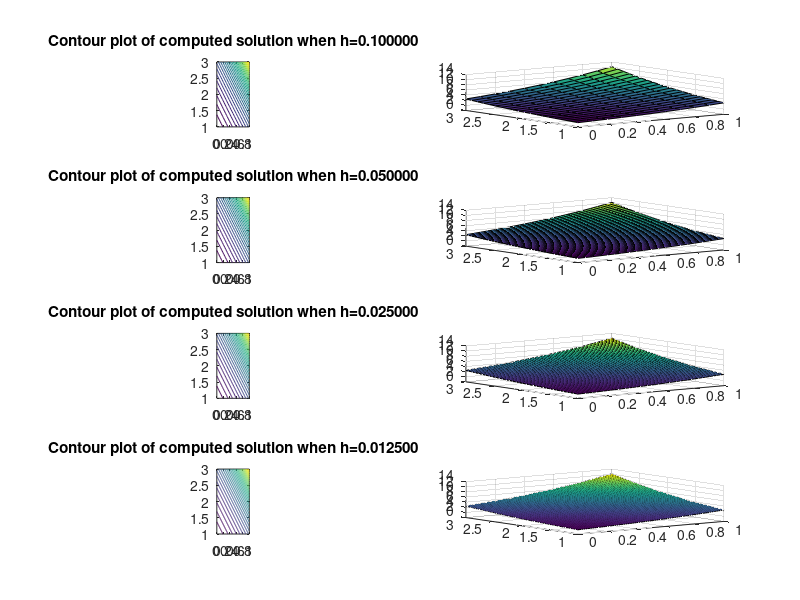
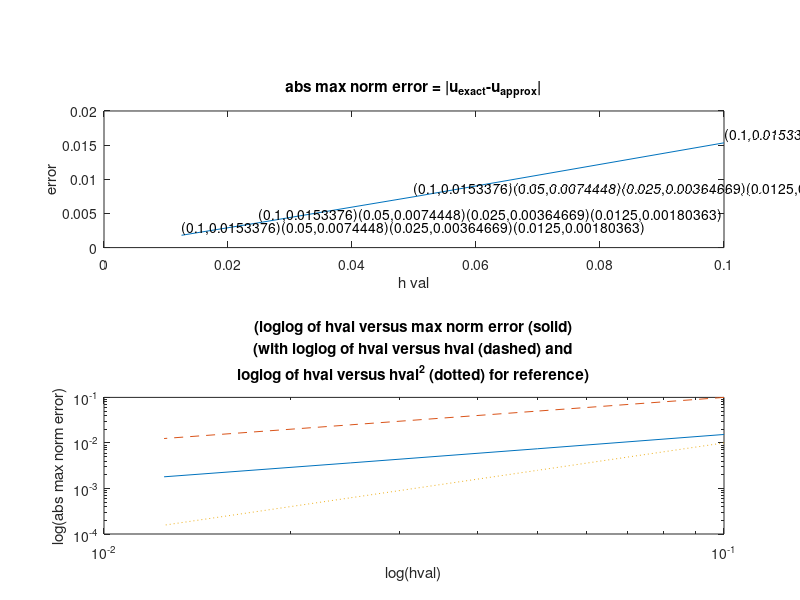

These figures' MATLAB source, in order:
N=[9; 19; 39; 79]
H=2; W=1;
err=zeros(length(N),1);

for i=1:length(N)
    h = 1/(N(i)+1);
    x = linspace(0,W,(W*N(i))+2);   % grid points x including boundaries
    y = linspace(0,H,(H*N(i))+2);   % grid points y including boundaries

    y = y + 1;


    [X,Y] = meshgrid(x,y);      % 2d arrays of x,y values
    X = X';                     % transpose so that X(i,j),Y(i,j) are
    Y = Y';                     % coordinates of (i,j) point

    Iint = 2:(W*N(i)+1);              % indices of interior points in x
    Jint = 2:(H*N(i)+1);              % indices of interior points in y
    Xint = X(Iint,Jint);       % interior points
    Yint = Y(Iint,Jint);

    f = @(x,y) 1.25*exp(x+y/2);         % f(x,y) function

    rhs = f(Xint,Yint);        % evaluate f at interior points for right hand side
                               % rhs is modified below for boundary conditions.

    utrue = exp(X+Y/2);        % true solution for test problem

    % set boundary conditions around edges of usoln array:

    usoln = utrue;              % use true solution for this test problem
                                % This sets full array, but only boundary values
                                % are used below.  For a problem where utrue
                                % is not known, would have to set each edge of
                                % usoln to the desired Dirichlet boundary values.


    % adjust the rhs to include boundary terms:
    rhs(:,1) = rhs(:,1) - usoln(Iint,1)/h^2;
    rhs(:,H*N(i)) = rhs(:,H*N(i)) - usoln(Iint,(H*N(i)+2))/h^2;
    rhs(1,:) = rhs(1,:) - usoln(1,Jint)/h^2;
    rhs(W*N(i),:) = rhs(W*N(i),:) - usoln((W*N(i)+2),Jint)/h^2;


    % convert the 2d grid function rhs into a column vector for rhs of system:
    F = reshape(rhs,W*N(i)*H*N(i),1);

    % form matrix A:
    IH = speye(H*N(i));
    IW = speye(W*N(i));
    e = ones(W*N(i),1); %since reshaping the H*N x W*N matrix into a column vector inputs the first row first, then the second row, etc.
    f = ones(H*N(i),1);
    T = spdiags([e -4*e e],[-1 0 1],W*N(i),W*N(i));
    S = spdiags([f f],[-1 1],H*N(i),H*N(i));
    A = (kron(IH,T) + kron(S,IW)) / h^2;

    % Solve the linear system:
    uvec = A\F;  

    % reshape vector solution uvec as a grid function and 
    % insert this interior solution into usoln for plotting purposes:
    % (recall boundary conditions in usoln are already set) 

    usoln(Iint,Jint) = reshape(uvec,W*N(i),H*N(i));

    % assuming true solution is known and stored in utrue:
    err(i) = max(max(abs(usoln-utrue)));   
    fprintf('Error relative to true solution of PDE = %10.3e \n',err)

    % plot grid:
    subplot(length(N),2,2*(i-1)+1);
    plot(X,Y,'k');  plot(X',Y','k')

    % plot solution:
    contour(X,Y,usoln,30)

    axis([0 W (0+1) (H+1)])
    daspect([1 1 1])
    title(sprintf('Contour plot of computed solution when h=%f',h))
    hold on

    subplot(length(N),2,2*(i-1)+2);
    title(sprintf('Computed solution when h=%f',h))
    surf(X,Y,usoln)
    hold on
    
    clear h x y X Y Iint Jint Xint Yint rhs utrue usoln F I e T S A uvec
end

figure
subplot(2,1,1);
    plot(1./(N+1),err)
    xlabel('h val'); ylabel('error')
    title('abs max norm error = |u_{exact}-u_{approx}|')
    strValues = strtrim(cellstr(num2str([(1./(N+1)) err],'(%d,%d)')));
    text((1./(N+1)), err,strValues,'VerticalAlignment','bottom');
subplot(2,1,2);
    loglog(1./(N+1),err);
    hold on;
    loglog(1./(N+1),(1./(N+1)),'--');
    loglog(1./(N+1),(1./(N+1)).^2,':');
    xlabel('log(hval)'); ylabel('log(abs max norm error)')
    title({'(loglog of hval versus max norm error (solid)'; 
        '(with loglog of hval versus hval (dashed) and';
        'loglog of hval versus hval^2 (dotted) for reference)'})